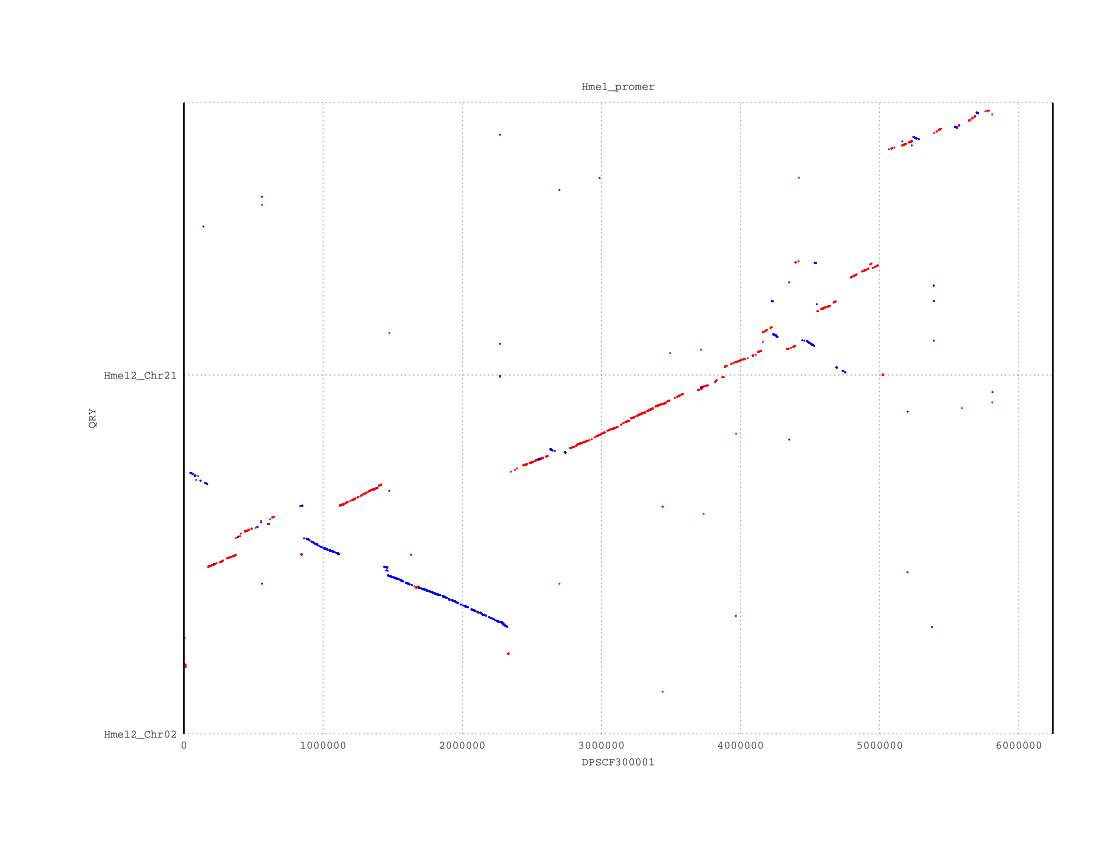

This chart was generated by the following gnuplot code:
set title "Hmel_promer" 
set terminal postscript color solid "Courier" 8
set output "Hmel_promer_dotplot.ps"
set ytics ( \
 "Hmel2_Chr02" 1, \
 "Hmel2_Chr21" 8647045, \
 "" 15203181 \
)
set size 1,1
set grid
unset key
set border 10
set tics scale 0
set xlabel "DPSCF300001"
set ylabel "QRY"
set format "%.0f"
set mouse format "%.0f"
set mouse mouseformat "[%.0f, %.0f]"
set mouse clipboardformat "[%.0f, %.0f]"
set xrange [1:6243218]
set yrange [1:15203181]
set style line 1  lt 1 lw 2 pt 7 ps 0.2
set style line 2  lt 3 lw 2 pt 7 ps 0.2
set style line 3  lt 2 lw 2 pt 7 ps 0.2
plot \
 "Hmel_promer_dotplot.fplot" title "FWD" w lp ls 1, \
 "Hmel_promer_dotplot.rplot" title "REV" w lp ls 2
